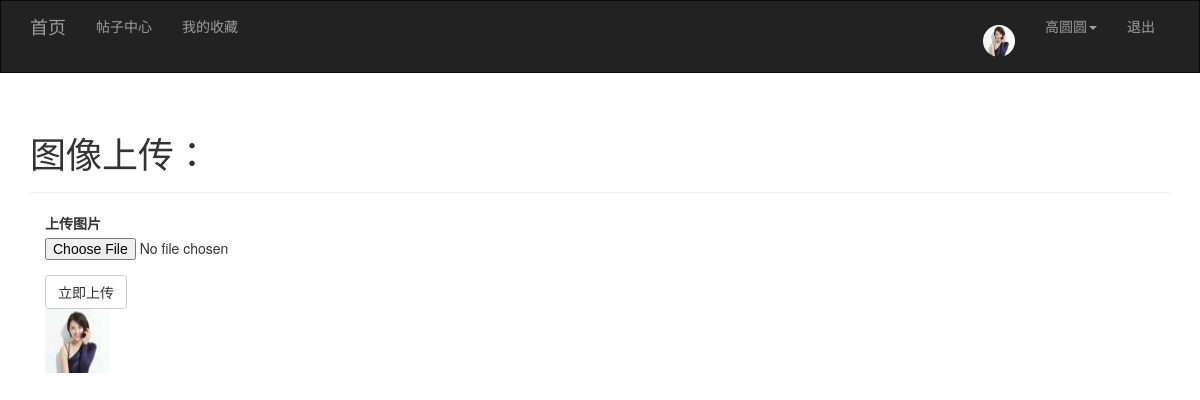
Page /user/icon/ (signed in) on the committed database.
### app/models/user.py (models this page shows, shortened)
class User(UserMixin,db.Model):
    __tablename__='users'
    id = Column(Integer,primary_key=True)
    username = Column(String(32),unique=True)
    password_hash = Column(String(128))
    email = Column(String(64))
    icon = Column(String(64),default='1.jpg')
    confirmed = Column(Boolean,default=False)
    post = db.relationship('Post', backref='user', lazy='dynamic')
    @property
    def password(self):
        raise AttributeError('密码不可读')

### app/views/user.py (the view, shortened to what this page needs)
@user.route('/icon/',methods = ['POST','GET'])
def icon():
    form = IconForm()
    return render_template('user/icon.html',form=form)

### app/forms/user.py
class IconForm(FlaskForm):
    photo = FileField('上传图片',validators=[FileRequired('请选择文件'),FileAllowed(photos,'只能上传图片')])
    submit = SubmitField('立即上传')

### app/models/user.py (called while the page is built)
@login_manager.user_loader
def user_loader(user_id):
    return User.query.get(user_id)

### app/templates/user/icon.html (shortened to what this page needs)
{% extends 'common/base.html' %}
{% block page_content %}
     <div class="page-header">
     <h1>图像上传：</h1>
     </div>
    <div class="col-md-4">
    {{ wtf.quick_form(form) }}
        <img src="{{url_for('static',filename='upload/'+ current_user.icon) }}" alt="图片走丢了" style="width:64px;height: 64px">
    </div>
{% endblock %}

### app/templates/common/base.html (shortened to what this page needs)
{% extends 'bootstrap/base.html' %}
{% import 'bootstrap/wtf.html' as wtf %}
{% block head %}
    {{ super() }}
{% endblock %}
{% block navbar %}
    <nav class="navbar navbar-inverse" style="border-radius: 0px;">
        <div class="container">
            <div class="navbar-header">
                <a class="navbar-brand" href="{{ url_for('main.index') }}">首页</a>
            </div>
            <div class="collapse navbar-collapse">
                <ul class="nav navbar-nav">
                    <li><a href="{{ url_for('post.publish') }}">帖子中心</a></li>
                    <li><a href="{{ url_for('post.mycollect') }}">我的收藏</a></li>
                </ul>
                <ul class="nav navbar-nav navbar-right">
                    {% if current_user.is_authenticated %}
                        <li><a href="{{ url_for('post.list',id=current_user.id) }}"><img src="{{ url_for('static',filename='upload/'+current_user.icon) }}" alt=""
                                 style="width: 32px;height: 32px;margin-top: 9px;border-radius: 16px;"></a></li>
                        <li class="dropdown">
                            <a href="#" class="dropdown-toggle" data-toggle="dropdown" role="button"
                               aria-haspopup="true"
                               aria-expanded="false">{{ current_user.username }}<span class="caret"></span></a>
                        </li>
                        <li><a href="{{ url_for('user.logout') }}">退出</a></li>
                    {% else %}
                        <li><a href="{{ url_for('user.login') }}">登录</a></li>
                        <li><a href="{{ url_for('user.register') }}">注册</a></li>
                    {% endif %}
                </ul>
            </div>
        </div>
    </nav>
{% endblock %}
{% block content %}
    <div class="container">
        {% block page_content %}{% endblock %}
    </div>
{% endblock %}

### rows in the picture
User: icon (picture), username "高圆圆"
